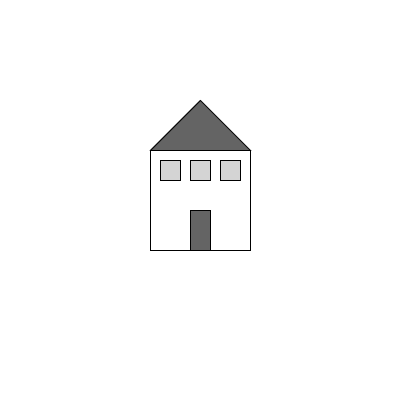
Frame 1 (no input)
Frame 60 (the mouse pressed at the canvas centre just before this capture): identical to frame 1, image omitted
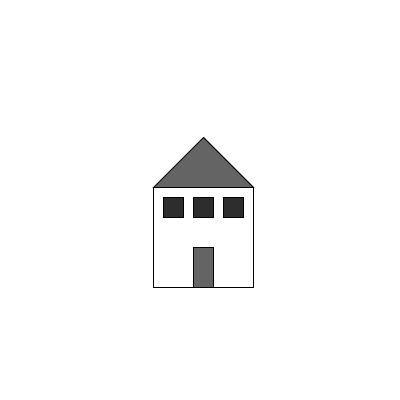
Frame 120 (the mouse held since frame 60 and released just before this capture)

The Processing sketch that drew these frames (run headless with seeded random() and noise(); from frame 60 on, the mouse is pressed at the canvas centre):

// Processing sketch: house_function_3
// ── house_function_3.pde
//multiple functions

float x =150;
float y = 150;
float houseD = 100; //house diameter

float w = 20;//window height and width
float h = 20;

void setup() {
  size(400, 400); 
  background(255);
  smooth(2);
}

void draw() {
  background(255);
  noFill();
  
  // A color based on distance from the mouse
  float d = dist(x, y, mouseX, mouseY);
  color c = color(d); 
  
  // mouseX position determines speed factor for houseQuake function
 float factor = constrain(mouseX/10, 0 , 5);
 
  // The functions are given arguments, such 
  // as "houseQuake by the following factor"
  // and "draw house with the following color."
 houseQuake(factor);
 drawHouse(c);
  }

void houseQuake(float speed){
  //change x and y randomly
  x = x + random(-1, 1)*speed;
  y = y + random(-1, 1)*speed;
  // Constrain house to window
  x = constrain(x, 0, width);
  y = constrain(y, 0, height);
}

void drawHouse(color windowColor){
    //house
  rect(x, y, houseD, houseD);
 //windows
   fill(windowColor); 
 for (float i = x+10; i < x+houseD; i = i+30) {
    stroke(0); 
    rect(i, y+10, w, h);
}
  fill(100);
  //roof
  triangle(x, y, x+houseD/2, y-houseD/2, x+houseD, y);
  //door 
  rect(x+40, y+60, w, h*2); 
 
}
